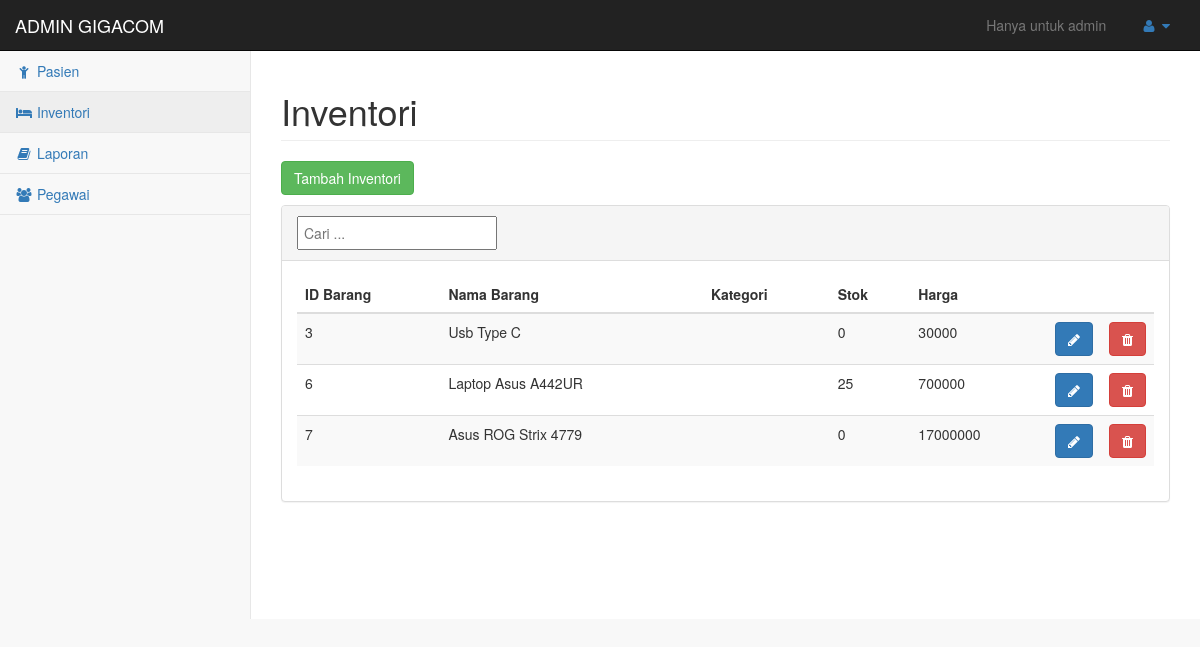
The page /admin/menu_kamar_admin.php (signed in) on the database as committed earlier.
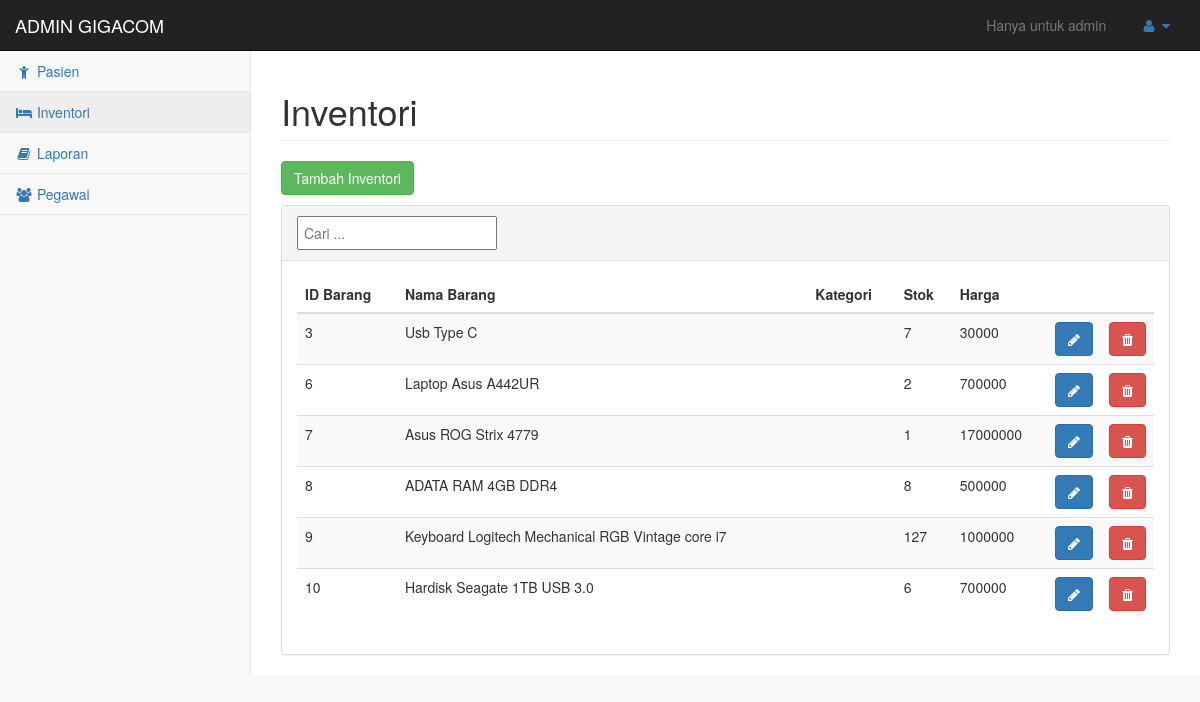
The same page on the database as committed later.
### tables this page shows
CREATE TABLE IF NOT EXISTS `inventori` (
`id_barang` int(11) NOT NULL,
  `nama_barang` text NOT NULL,
  `nama` varchar(50) NOT NULL,
  `stok` tinyint(4) NOT NULL,
  `harga` int(11) NOT NULL
);

### admin/menu_kamar_admin.php (the view, shortened to what this page needs)
<!DOCTYPE html>
<html lang="en">
<head>
    <link href="libs/bootstrap/css/bootstrap.min.css" rel="stylesheet">
    <link href="libs/metisMenu/metisMenu.min.css" rel="stylesheet">
    <link href="libs/sb-admin/css/sb-admin-2.css" rel="stylesheet">
    <link href="libs/font-awesome/css/font-awesome.min.css" rel="stylesheet" type="text/css">
</head>
<body>
    <div id="wrapper">
        <nav class="navbar navbar-inverse navbar-static-top" role="navigation" style="margin-bottom: 0;">
            <div class="navbar-header">
                <a class="navbar-brand" href="#">ADMIN GIGACOM</a>
            </div>
            <ul class="nav navbar-top-links navbar-right">
                <li class="disabled"><a href="#">Hanya untuk admin</a></li>
                <li class="dropdown">
                    <a class="dropdown-toggle" data-toggle="dropdown" href="#">
                        <i class="fa fa-user fa-fw"></i> <i class="fa fa-caret-down"></i>
                    </a>
                </li>
            </ul>
            <div class="navbar-default sidebar" role="navigation">
                <div class="sidebar-nav navbar-collapse">
                    <ul class="nav" id="side-menu">
                        <li><a href="menu_pasien_admin.php"><i class="fa fa-child fa-fw"></i> Pasien</a></li>
                        <li><a class="active" href="menu_kamar_admin.php"><i class="fa fa-bed fa-fw"></i> Inventori</a></li>
                        <li><a href="menu_laporan_admin.php"><i class="fa fa-book fa-fw"></i> Laporan</a></li>
                        <li><a href="menu_pegawai.php"><i class="fa fa-group fa-fw"></i> Pegawai</a></li>
                    </ul>
                </div>
            </div>
        </nav>
        <div id="page-wrapper">
            <div class="row">
                <div class="col-lg-12">
                    <h1 class="page-header">Inventori</h1>
                </div>
            </div>
            <div class="row">
                <div class="col-lg-12">
                    <p><a class="btn btn-success" href="#modalTambah" data-toggle="modal">Tambah Inventori</a></p>
                    <div class="panel panel-default">
                        <div class="panel-heading">
                            <input type="text" id="cari" placeholder="Cari ..." style="width: 200px; padding: 5px;">
                        </div>
                        <div class="panel-body">
                            <table class="table table-hover table-striped">
                                <thead>
                                    <tr>
                                        <th>ID Barang</th>
                                        <th>Nama Barang</th>
                                        <th>Kategori</th>
                                        <th>Stok</th>
                                        <th>Harga</th>
                                        <th width="5%"></th>
                                        <th width="5%"></th>
                                    </tr>
                                </thead>
                                <tbody id="tabelViewKamar">
<?php
$res = mysql_query("SELECT * FROM inventori ORDER BY id_barang");
while ( $row = mysql_fetch_assoc($res) ){
?>
                                    <tr>
                                        <td><?php echo $row['id_barang'];?></td>
                                        <td><?php echo $row['nama_barang'];?></td>
                                        <td><?php echo $row['kategori'];?></td>
                                        <td><?php echo $row['stok'];?></td>
                                        <td><?php echo $row['harga'];?></td>
                                        <td><a href="#modalUbah" class="btn btn-primary" data-toggle="modal" data-id="<?php echo $row['id_barang'];?>"><i class="fa fa-pencil"></i></td>
                                        <td><a href="php/hapusKamar.php?id=<?php echo $row['id_barang'];?>" onclick="return confirm('Yakin hapus data?')" class="btn btn-danger"><i class="fa fa-trash"></i></a></td>
                                    </tr>
<?php
}
?>
                                </tbody>
                            </table>
                        </div>
                    </div>
                </div>
            </div>
        </div>
    </div>
</body>
</html>

Rows that differ between the two databases and show on the page:
changed inventori "Usb Type C": stok "0" → "7"
changed inventori "Laptop Asus A442UR": stok "25" → "2"
changed inventori "Asus ROG Strix 4779": stok "0" → "1"
added inventori: id_barang "8", nama_barang "ADATA RAM 4GB DDR4", stok "8", harga "500000"
added inventori: id_barang "9", nama_barang "Keyboard Logitech Mechanical RGB Vintage core i7", stok "127", harga "1000000"
added inventori: id_barang "10", nama_barang "Hardisk Seagate 1TB USB 3.0", stok "6", harga "700000"
